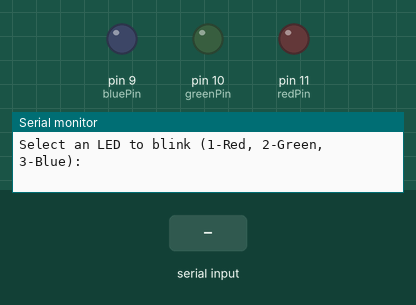
The sketch below on a simulated Arduino Uno, built with avr-gcc and run on an emulated ATmega328P. On the bench: output pins drawn as LEDs (lit = HIGH), the last lines printed to the serial monitor. Dashed ring = blinking. The test bench sets the inputs (shaded band).

Above: at 1.2 s.
1.3 s: "1,90\n" received over Serial
At 1.43 s:
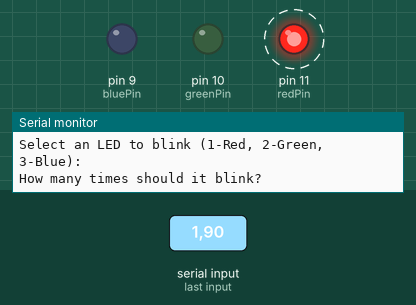
Timing chart, 0 to 10.3 s (numbered marks = the images above; inputs shaded):
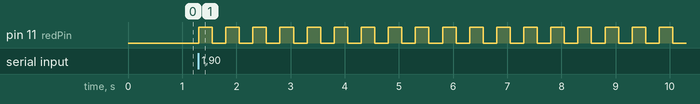

Measured:
- after the input at 1.3 s, pin 11 (redPin): alternates HIGH for 0.25 s and LOW for 0.25 s, starting at once

The sketch:

serial_reading_control.ino
```cpp
#define redPin   11
#define greenPin 10
#define bluePin	 9

int LEDColor;
int blinkQuantity;
int DELAY = 250;

void setup(){
  Serial.begin(9600);
  pinMode(redPin, OUTPUT);
  pinMode(bluePin, OUTPUT);
  pinMode(greenPin, OUTPUT);
}

void loop(){
  Serial.println("Select an LED to blink (1-Red, 2-Green, 3-Blue):");
  while(Serial.available()==0){}  // Waiting for some data
  LEDColor = Serial.parseInt();   // Rescue of that data

  Serial.println("How many times should it blink?");
  while(Serial.available()==0){}       // Waiting for some data
  blinkQuantity = Serial.parseInt();   // Rescue of that data

  for(int i=0 ; i<blinkQuantity ; i++){
    digitalWrite(12-LEDColor, HIGH);
    delay(DELAY);
    digitalWrite(12-LEDColor, LOW);
    delay(DELAY);
  }
}
```
